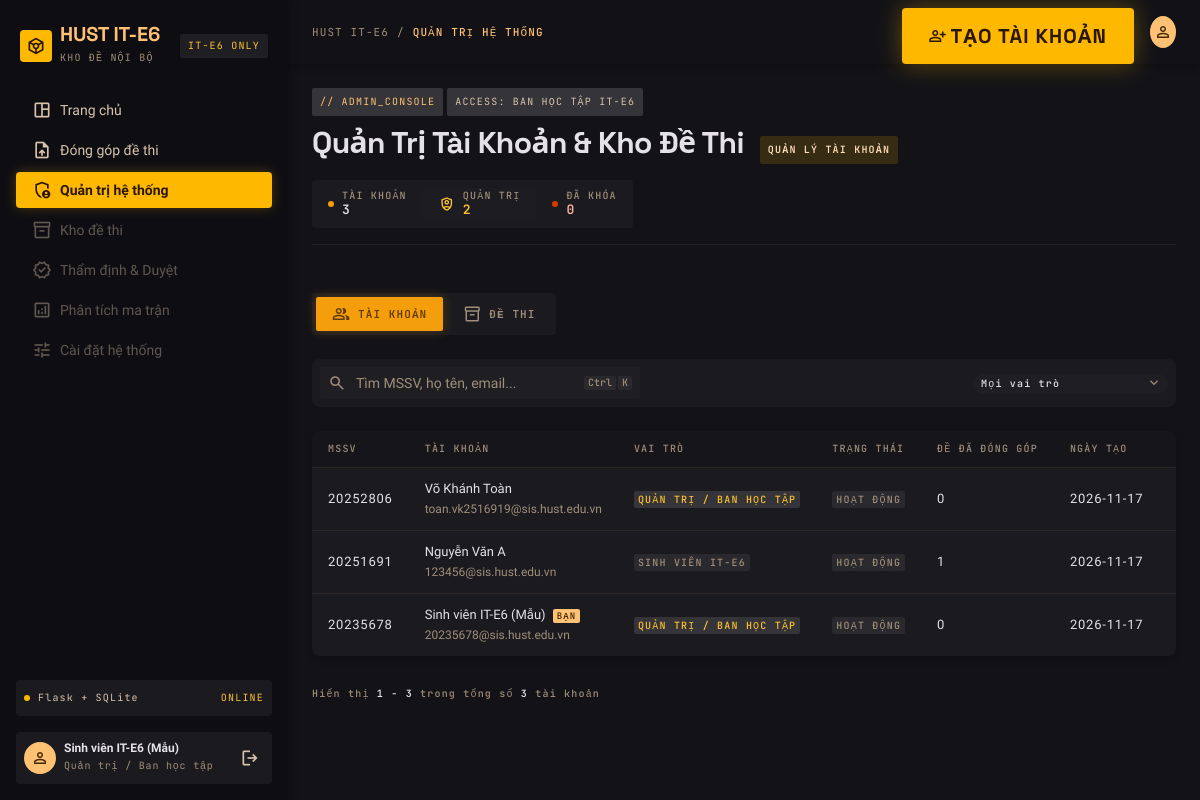
The app's page /admin (signed in), older data.
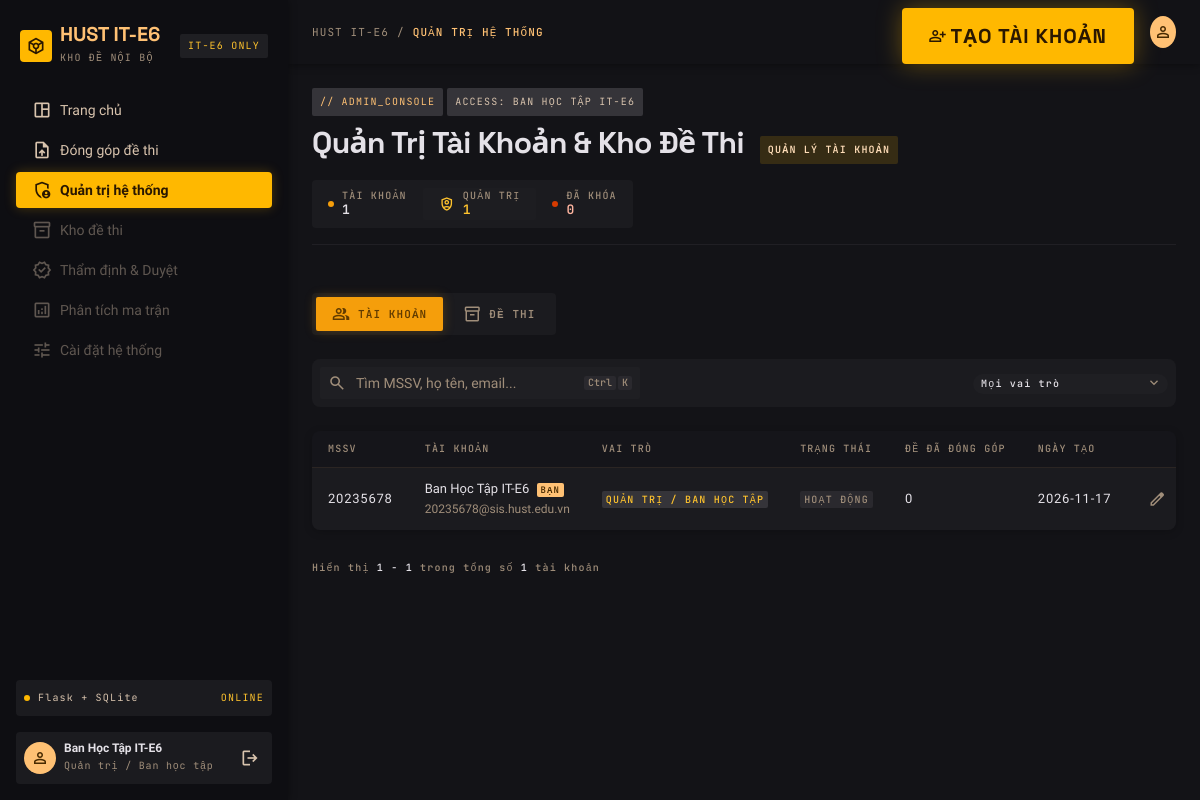
The same page, newer data.
### tables this page shows
CREATE TABLE "User" (
    id            INTEGER PRIMARY KEY AUTOINCREMENT,
    mssv          TEXT UNIQUE,
    email         TEXT UNIQUE NOT NULL,
    password_hash TEXT NOT NULL,
    full_name     TEXT,
    role          TEXT NOT NULL DEFAULT 'student',
    is_active     INTEGER NOT NULL DEFAULT 1,
    created_at    TEXT NOT NULL DEFAULT CURRENT_TIMESTAMP
);

### app.py (the view, shortened to what this page needs)
@app.route("/admin")
@admin_required
def admin():
    db = get_db()
    tab = request.args.get("tab", "users")
    if tab not in ("users", "exams"):
        tab = "users"
    q = re.sub(r"\s+", " ", request.args.get("q", "")).strip()[:100]
    role = request.args.get("role", "")
    role = role if role in ROLE_LABELS else ""
    cohort = request.args.get("cohort", "")
    cohort = cohort if cohort in dict(COHORTS) else ""
    subject_id = to_int(request.args.get("subject"), 1, 2 ** 31)
    def link(**over):
        d = {"tab": tab, "q": q, "role": role, "subject": subject_id, "cohort": cohort}
        d.update(over)
        return url_for("admin", **{k: v for k, v in d.items() if v not in (None, "")})
    where, args = [], []
    if tab == "users":
        from_sql = 'FROM "User" u'
        if role:
            where.append("u.role = ?")
            args.append(role)
        if q:
            where.append("(u.email LIKE ? ESCAPE '\\' OR u.mssv LIKE ? ESCAPE '\\' "
                         "OR u.full_name LIKE ? ESCAPE '\\')")
            args += [like_pat(q)] * 3
    where_sql = " AND ".join(where) or "1 = 1"
    total = db.execute(f"SELECT COUNT(*) {from_sql} WHERE {where_sql}", args).fetchone()[0]
    pages = max(1, -(-total // ADMIN_PER_PAGE))
    page = min(max(to_int(request.args.get("page"), 1, 10 ** 6) or 1, 1), pages)
    offset = (page - 1) * ADMIN_PER_PAGE
    if tab == "users":
        rows = db.execute(
            f"""SELECT u.*, (SELECT COUNT(*) FROM Exam x WHERE x.uploader_id = u.id) AS n_exams
                {from_sql} WHERE {where_sql} ORDER BY u.id DESC LIMIT ? OFFSET ?""",
            args + [ADMIN_PER_PAGE, offset]).fetchall()
    ustats = db.execute("""SELECT COUNT(*) AS total,
                                  COALESCE(SUM(role = 'admin'), 0) AS admins,
                                  COALESCE(SUM(is_active = 0), 0) AS locked
                           FROM "User" """).fetchone()
    estats = db.execute("""SELECT COUNT(*) AS total, COALESCE(SUM(f.size_bytes), 0) AS size
                           FROM Exam e JOIN ExamFile f ON f.id = e.file_id""").fetchone()
    return render_template(
        "admin.html", tab=tab, rows=rows, q=q, role=role, cohort=cohort, subject_id=subject_id,
        link=link, total=total, page=page, pages=pages, pages_nav=page_window(page, pages),
        first=offset + 1 if total else 0, last=offset + len(rows),
        ustats=ustats, estats=estats, role_labels=ROLE_LABELS,
        cohorts=COHORTS, scales=GRADING_SCALES,
        subjects=db.execute("SELECT id, name FROM Subject ORDER BY id").fetchall(),
        sources=db.execute("SELECT id, name FROM Source ORDER BY id").fetchall(),
    )

### app.py (called while the page is built, shortened)
def get_db():
    if "db" not in g:
        g.db = sqlite3.connect(DATABASE)
        g.db.row_factory = sqlite3.Row
    return g.db

@login_manager.user_loader
def load_user(user_id):
    row = get_db().execute('SELECT * FROM "User" WHERE id = ?', (user_id,)).fetchone()
    user = User(row) if row else None
    return user if user and user.is_active else None

def csrf_token():
    if "_csrf" not in session:
        session["_csrf"] = secrets.token_hex(16)
    return session["_csrf"]

@app.after_request
def security_headers(resp):
    resp.headers.setdefault("X-Content-Type-Options", "nosniff")
    resp.headers.setdefault("X-Frame-Options", "SAMEORIGIN")
    resp.headers.setdefault("Referrer-Policy", "same-origin")
    return resp

def page_window(page, pages):
    if pages <= 7:
        return list(range(1, pages + 1))

def to_int(value, lo, hi):
    try:
        n = int(str(value).strip())
    except (TypeError, ValueError):
        return None
    return n if lo <= n <= hi else None

def admin_required(fn):
    @wraps(fn)
    def wrapper(*args, **kwargs):
        if not current_user.is_admin:
            if is_api():
                return jerr("Bạn không có quyền thực hiện thao tác này.", 403)
            abort(403)
        return fn(*args, **kwargs)
    return login_required(wrapper)

    @property
    def is_active(self):
        return self._active

    @property
    def is_admin(self):
        return self.role == "admin"

    @property
    def display_name(self):
        return self.full_name or self.email

    @property
    def role_label(self):
        return ROLE_LABELS.get(self.role, self.role)

### templates/admin.html (shortened to what this page needs)
{% extends "base_app.html" %}
{% block crumbs %}
  <span>HUST IT-E6</span><span class="sep">/</span><span class="is-current">Quản trị hệ thống</span>
{% endblock %}
{% block actions %}
  {% if tab == 'users' %}
  <button class="btn-primary vt-add" type="button" id="newUserBtn">
    <span class="material-symbols-outlined icon-18">person_add</span><span>Tạo tài khoản</span>
  </button>
  {% endif %}
{% endblock %}
{% block content %}
<div class="vault admin" id="admin"
     data-user-create="{{ url_for('api_admin_user_create') }}"
     data-user-item="{{ url_for('api_admin_user_update', user_id=0) }}"
     data-exam-item="{{ url_for('api_admin_exam_update', exam_id=0) }}">
  <div class="page-head">
    <div class="page-head__left">
      <div class="tag-row">
        <span class="chip chip--plain c-accent-soft">// ADMIN_CONSOLE</span>
        <span class="chip chip--plain">ACCESS: BAN HỌC TẬP IT-E6</span>
      </div>
      <div class="page-head__title">
        <h1>Quản Trị Tài Khoản &amp; Kho Đề Thi</h1>
        <div class="tag-row">
          <span class="chip chip--accent">{{ 'QUẢN LÝ TÀI KHOẢN' if tab == 'users' else 'QUẢN LÝ ĐỀ THI' }}</span>
        </div>
      </div>
    </div>
    <div class="vt-stats">
      {% if tab == 'users' %}
      <div class="vt-stat"><span class="vt-dot"></span>
        <div><span class="vt-stat__label">TÀI KHOẢN</span><strong>{{ ustats.total }}</strong></div></div>
      <div class="vt-stat vt-stat--mid"><span class="material-symbols-outlined icon-16 vt-c-tertiary">shield_person</span>
        <div><span class="vt-stat__label">QUẢN TRỊ</span><strong class="vt-c-tertiary">{{ ustats.admins }}</strong></div></div>
      <div class="vt-stat"><span class="vt-dot vt-dot--danger"></span>
        <div><span class="vt-stat__label">ĐÃ KHÓA</span><strong class="vt-c-secondary">{{ ustats.locked }}</strong></div></div>
      {% endif %}
    </div>
  </div>
  <nav class="ad-tabs" aria-label="Khu vực quản trị">
    <a class="ad-tab {{ 'is-active' if tab == 'users' }}"
       href="{{ link(tab='users', q=None, role=None, subject=None, cohort=None, page=None) }}">
      <span class="material-symbols-outlined icon-18">group</span><span>Tài khoản</span>
    </a>
    <a class="ad-tab {{ 'is-active' if tab == 'exams' }}"
       href="{{ link(tab='exams', q=None, role=None, subject=None, cohort=None, page=None) }}">
      <span class="material-symbols-outlined icon-18">inventory_2</span><span>Đề thi</span>
    </a>
  </nav>
  <form class="vt-toolbar" method="get" action="{{ url_for('admin') }}">
    <div class="vt-search">
      <input id="adminSearch" name="q" type="text" value="{{ q }}" maxlength="100" autocomplete="off"
             placeholder="{{ 'Tìm MSSV, họ tên, email...' if tab == 'users' else 'Tìm mã kho, tên đề, người đóng góp...' }}">
      <span class="vt-search__keys"><kbd>Ctrl</kbd><kbd>K</kbd></span>
    </div>
    <div class="vt-filters">
      <div class="vt-selects">
        {% if tab == 'users' %}
        <div class="vt-select">
          <select name="role" data-autosubmit aria-label="Lọc theo vai trò">
            <option value="">Mọi vai trò</option>
          </select>
        </div>
        {% endif %}
      </div>
    </div>
  </form>
  {% if rows %}
  <div class="ad-tablewrap">
    {% if tab == 'users' %}
    <table class="ad-table">
      <thead><tr>
        <th>MSSV</th><th>Tài khoản</th><th>Vai trò</th><th>Trạng thái</th>
        <th>Đề đã đóng góp</th><th>Ngày tạo</th><th></th>
      </tr></thead>
      <tbody>
        {% for u in rows %}
        {% set me = (u.id == current_user.id) %}
        <tr data-id="{{ u.id }}" data-mssv="{{ u.mssv or '' }}" data-email="{{ u.email }}"
            data-name="{{ u.full_name or '' }}" data-role="{{ u.role }}" data-active="{{ u.is_active }}">
          <td class="ad-mono">{{ u.mssv or '—' }}</td>
          <td class="ad-name">
            <strong>{{ u.full_name or '—' }}{% if me %} <span class="ad-me">BẠN</span>{% endif %}</strong>
            <span class="ad-sub">{{ u.email }}</span>
          </td>
          <td><span class="vt-badge {{ 'is-published' if u.role == 'admin' else 'is-draft' }}">{{ role_labels[u.role]|upper }}</span></td>
          <td><span class="vt-badge {{ 'is-draft' if u.is_active else 'is-pending' }}">{{ 'HOẠT ĐỘNG' if u.is_active else 'ĐÃ KHÓA' }}</span></td>
          <td class="ad-mono">{{ u.n_exams }}</td>
          <td class="ad-mono">{{ u.created_at[:10] }}</td>
          <td class="ad-act">
            <button class="vt-icon-btn" type="button" data-act="edit-user" title="Sửa / cấp quyền / đặt lại mật khẩu" aria-label="Sửa tài khoản">
              <span class="material-symbols-outlined icon-18">edit</span></button>
          </td>
        </tr>
        {% endfor %}
      </tbody>
    </table>
    {% endif %}
  </div>
  {% endif %}
  <footer class="vt-foot">
    <div>Hiển thị <b>{{ first }} - {{ last }}</b> trong tổng số <b>{{ total }}</b> {{ 'tài khoản' if tab == 'users' else 'đề thi' }}</div>
  </footer>
</div>
{% endblock %}

### templates/base_app.html (shortened to what this page needs)
<!DOCTYPE html>
<html lang="vi">
<head>
  <link rel="stylesheet" href="{{ url_for('static', filename='css/style.css') }}">
  <link rel="stylesheet" href="{{ url_for('static', filename='css/app.css') }}">
</head>
<body class="app">
  <aside class="sidebar" id="sidebar">
    <div class="sidebar__top">
      <div class="sidebar__brand">
        <div class="sidebar__brand-left">
          <div class="logo-box"><span class="material-symbols-outlined icon-20">token</span></div>
          <div class="sidebar__brand-text">
            <strong>HUST IT-E6</strong>
            <span>KHO ĐỀ NỘI BỘ</span>
          </div>
        </div>
        <span class="chip" style="color:var(--warn)">IT-E6 ONLY</span>
      </div>
      <nav class="nav" aria-label="Điều hướng">
        <a class="nav__item {{ 'is-active' if request.endpoint == 'dashboard' }}" href="{{ url_for('dashboard') }}">
          <span class="material-symbols-outlined icon-20">space_dashboard</span><span>Trang chủ</span>
        </a>
        <a class="nav__item {{ 'is-active' if request.endpoint == 'contribute' }}" href="{{ url_for('contribute') }}">
          <span class="material-symbols-outlined icon-20">upload_file</span><span>Đóng góp đề thi</span>
        </a>
        {% if current_user.is_admin %}
        <a class="nav__item {{ 'is-active' if request.endpoint == 'admin' }}" href="{{ url_for('admin') }}">
          <span class="material-symbols-outlined icon-20">admin_panel_settings</span><span>Quản trị hệ thống</span>
        </a>
        {% endif %}
        <span class="nav__item is-disabled" aria-disabled="true" title="Chưa mở">
          <span class="material-symbols-outlined icon-20">inventory_2</span><span>Kho đề thi</span>
        </span>
        <span class="nav__item is-disabled" aria-disabled="true" title="Chưa mở">
          <span class="material-symbols-outlined icon-20">verified</span><span>Thẩm định &amp; Duyệt</span>
        </span>
        <span class="nav__item is-disabled" aria-disabled="true" title="Chưa mở">
          <span class="material-symbols-outlined icon-20">analytics</span><span>Phân tích ma trận</span>
        </span>
        <span class="nav__item is-disabled" aria-disabled="true" title="Chưa mở">
          <span class="material-symbols-outlined icon-20">tune</span><span>Cài đặt hệ thống</span>
        </span>
      </nav>
    </div>
    <div class="sidebar__bottom">
      <div class="side-card side-card--row">
        <div class="inline-row"><span class="pulse-dot"></span><span>Flask + SQLite</span></div>
        <span style="color:var(--warn);font-family:var(--font-mono);font-size:10px;letter-spacing:.12em">ONLINE</span>
      </div>
      <div class="side-card side-card--row">
        <div class="side-user">
          <div class="avatar"><span class="material-symbols-outlined icon-18">person</span></div>
          <div class="side-user__text">
            <strong>{{ current_user.display_name }}</strong>
            <span>{{ current_user.role_label }}</span>
          </div>
        </div>
        <form method="POST" action="{{ url_for('logout') }}">
          <button class="icon-btn" type="submit" title="Đăng xuất" aria-label="Đăng xuất">
            <span class="material-symbols-outlined icon-20">logout</span>
          </button>
        </form>
      </div>
    </div>
  </aside>
  <div class="app-main">
    <header class="topbar">
      <div class="topbar__left">
        <div class="crumbs">{% block crumbs %}<span>HUST IT-E6</span>{% endblock %}</div>
      </div>
      <div class="topbar__right">
        {% block actions %}{% endblock %}
        <div class="avatar"><span class="material-symbols-outlined icon-18">person</span></div>
      </div>
    </header>
    <main class="workspace">
      {% block content %}{% endblock %}
    </main>
  </div>
</body>
</html>

Row changes from the older to the newer data that the page shows:
removed User: mssv "20252806", full_name "Võ Khánh Toàn", email "toan.vk2516919@sis.hust.edu.vn", role "QUẢN TRỊ / BAN HỌC TẬP", is_active "HOẠT ĐỘNG", n_exams "0", created_at "2026-11-17"
removed User: mssv "20251691", full_name "Nguyễn Văn A", email "123456@sis.hust.edu.vn", role "SINH VIÊN IT-E6", is_active "HOẠT ĐỘNG", n_exams "1", created_at "2026-11-17"
changed User "20235678@sis.hust.edu.vn": display_name "Sinh viên IT-E6 (Mẫu)" → "Ban Học Tập IT-E6"; full_name "Sinh viên IT-E6 (Mẫu)" → "Ban Học Tập IT-E6"
Text that changed along with them:
{{ ustats.total }}: "3" → "1"
{{ ustats.admins }}: "2" → "1"
{{ last }}: "3" → "1"
{{ total }}: "3" → "1"
